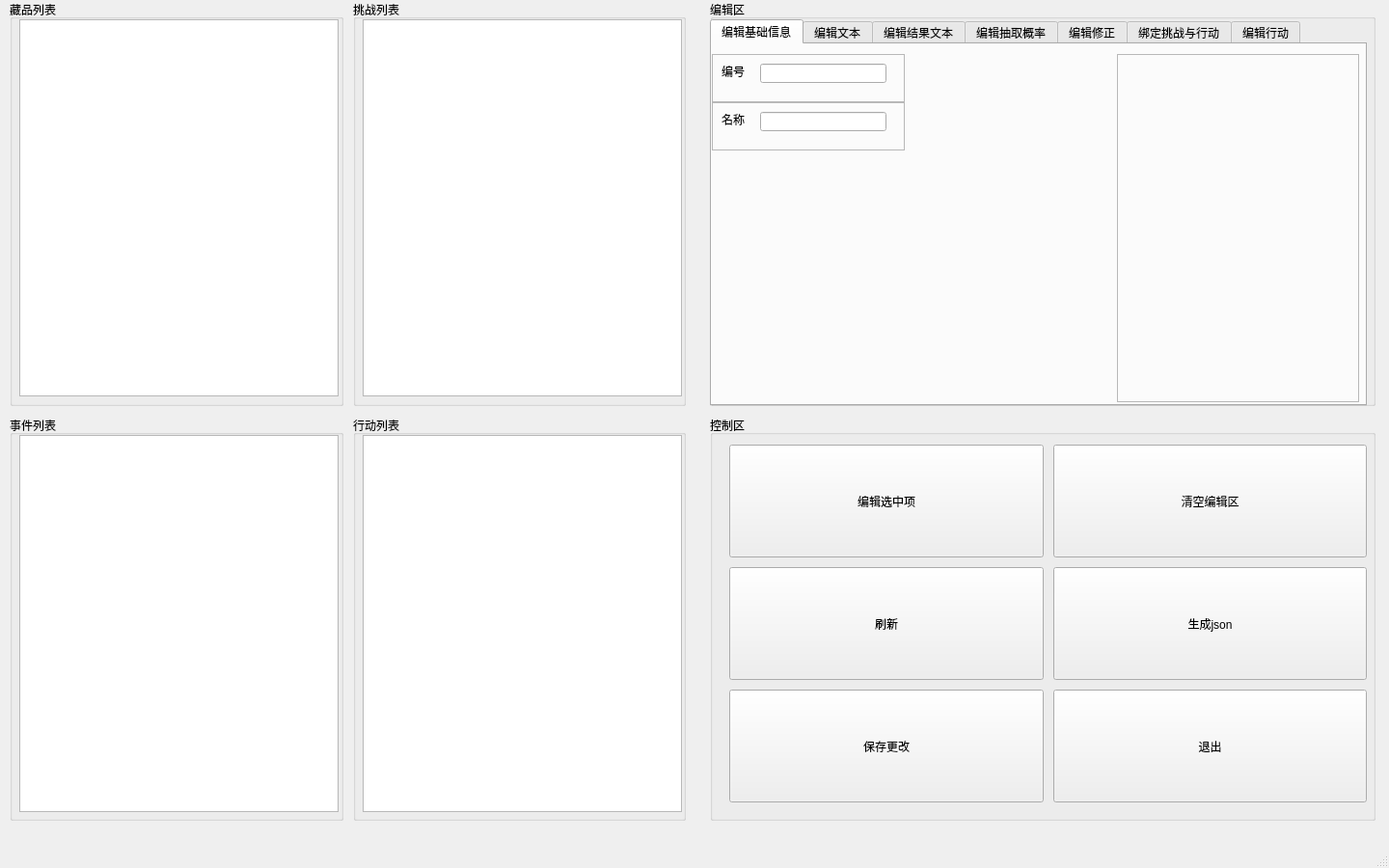
<?xml version="1.0" encoding="UTF-8"?>
<ui version="4.0">
 <class>FormEditor</class>
 <widget class="QMainWindow" name="FormEditor">
  <property name="geometry">
   <rect>
    <x>0</x>
    <y>0</y>
    <width>1440</width>
    <height>900</height>
   </rect>
  </property>
  <property name="windowTitle">
   <string>RogueLife编辑器</string>
  </property>
  <widget class="QWidget" name="centralwidget">
   <widget class="QWidget" name="horizontalLayoutWidget">
    <property name="geometry">
     <rect>
      <x>0</x>
      <y>0</y>
      <width>1441</width>
      <height>851</height>
     </rect>
    </property>
    <layout class="QHBoxLayout" name="horizontalLayout">
     <property name="spacing">
      <number>10</number>
     </property>
     <property name="leftMargin">
      <number>5</number>
     </property>
     <property name="rightMargin">
      <number>5</number>
     </property>
     <item>
      <layout class="QGridLayout" name="gridLayoutList">
       <property name="leftMargin">
        <number>5</number>
       </property>
       <property name="topMargin">
        <number>0</number>
       </property>
       <property name="rightMargin">
        <number>5</number>
       </property>
       <property name="bottomMargin">
        <number>0</number>
       </property>
       <property name="spacing">
        <number>10</number>
       </property>
       <item row="1" column="1">
        <widget class="QGroupBox" name="groupActions">
         <property name="title">
          <string>行动列表</string>
         </property>
         <widget class="QListWidget" name="listActions">
          <property name="geometry">
           <rect>
            <x>10</x>
            <y>20</y>
            <width>331</width>
            <height>391</height>
           </rect>
          </property>
         </widget>
        </widget>
       </item>
       <item row="1" column="0">
        <widget class="QGroupBox" name="groupEvents">
         <property name="title">
          <string>事件列表</string>
         </property>
         <widget class="QListWidget" name="listEvents">
          <property name="geometry">
           <rect>
            <x>10</x>
            <y>20</y>
            <width>331</width>
            <height>391</height>
           </rect>
          </property>
         </widget>
        </widget>
       </item>
       <item row="0" column="1">
        <widget class="QGroupBox" name="groupChallenges">
         <property name="title">
          <string>挑战列表</string>
         </property>
         <widget class="QListWidget" name="listChallenges">
          <property name="geometry">
           <rect>
            <x>10</x>
            <y>20</y>
            <width>331</width>
            <height>391</height>
           </rect>
          </property>
         </widget>
        </widget>
       </item>
       <item row="0" column="0">
        <widget class="QGroupBox" name="groupItems">
         <property name="title">
          <string>藏品列表</string>
         </property>
         <widget class="QListWidget" name="listItems">
          <property name="geometry">
           <rect>
            <x>10</x>
            <y>20</y>
            <width>331</width>
            <height>391</height>
           </rect>
          </property>
         </widget>
        </widget>
       </item>
      </layout>
     </item>
     <item>
      <layout class="QVBoxLayout" name="verticalLayout">
       <property name="leftMargin">
        <number>10</number>
       </property>
       <property name="rightMargin">
        <number>10</number>
       </property>
       <item>
        <widget class="QGroupBox" name="groupEdit">
         <property name="title">
          <string>编辑区</string>
         </property>
         <widget class="QTabWidget" name="tabEdit">
          <property name="geometry">
           <rect>
            <x>0</x>
            <y>20</y>
            <width>681</width>
            <height>401</height>
           </rect>
          </property>
          <property name="currentIndex">
           <number>0</number>
          </property>
          <widget class="QWidget" name="tabBasic">
           <attribute name="title">
            <string>编辑基础信息</string>
           </attribute>
           <widget class="QFrame" name="frameIndex">
            <property name="geometry">
             <rect>
              <x>0</x>
              <y>10</y>
              <width>200</width>
              <height>50</height>
             </rect>
            </property>
            <property name="frameShape">
             <enum>QFrame::StyledPanel</enum>
            </property>
            <property name="frameShadow">
             <enum>QFrame::Raised</enum>
            </property>
            <widget class="QLabel" name="labelIndex">
             <property name="geometry">
              <rect>
               <x>10</x>
               <y>10</y>
               <width>54</width>
               <height>16</height>
              </rect>
             </property>
             <property name="text">
              <string>编号</string>
             </property>
            </widget>
            <widget class="QLineEdit" name="lineIndex">
             <property name="geometry">
              <rect>
               <x>50</x>
               <y>10</y>
               <width>131</width>
               <height>20</height>
              </rect>
             </property>
            </widget>
           </widget>
           <widget class="QFrame" name="frameName">
            <property name="geometry">
             <rect>
              <x>0</x>
              <y>60</y>
              <width>200</width>
              <height>50</height>
             </rect>
            </property>
            <property name="frameShape">
             <enum>QFrame::StyledPanel</enum>
            </property>
            <property name="frameShadow">
             <enum>QFrame::Raised</enum>
            </property>
            <widget class="QLabel" name="labelName">
             <property name="geometry">
              <rect>
               <x>10</x>
               <y>10</y>
               <width>54</width>
               <height>16</height>
              </rect>
             </property>
             <property name="text">
              <string>名称</string>
             </property>
            </widget>
            <widget class="QLineEdit" name="lineName">
             <property name="geometry">
              <rect>
               <x>50</x>
               <y>10</y>
               <width>131</width>
               <height>20</height>
              </rect>
             </property>
            </widget>
           </widget>
           <widget class="QFrame" name="frame_2">
            <property name="geometry">
             <rect>
              <x>420</x>
              <y>10</y>
              <width>251</width>
              <height>361</height>
             </rect>
            </property>
            <property name="frameShape">
             <enum>QFrame::StyledPanel</enum>
            </property>
            <property name="frameShadow">
             <enum>QFrame::Raised</enum>
            </property>
           </widget>
          </widget>
          <widget class="QWidget" name="tabText">
           <attribute name="title">
            <string>编辑文本</string>
           </attribute>
           <widget class="QFrame" name="frameDes">
            <property name="geometry">
             <rect>
              <x>0</x>
              <y>150</y>
              <width>671</width>
              <height>221</height>
             </rect>
            </property>
            <property name="frameShape">
             <enum>QFrame::StyledPanel</enum>
            </property>
            <property name="frameShadow">
             <enum>QFrame::Raised</enum>
            </property>
            <widget class="QLabel" name="labelDes">
             <property name="geometry">
              <rect>
               <x>10</x>
               <y>10</y>
               <width>54</width>
               <height>16</height>
              </rect>
             </property>
             <property name="text">
              <string>描述文本</string>
             </property>
            </widget>
            <widget class="QPlainTextEdit" name="textDes">
             <property name="geometry">
              <rect>
               <x>10</x>
               <y>30</y>
               <width>661</width>
               <height>181</height>
              </rect>
             </property>
            </widget>
           </widget>
           <widget class="QFrame" name="frameEff">
            <property name="geometry">
             <rect>
              <x>0</x>
              <y>0</y>
              <width>671</width>
              <height>151</height>
             </rect>
            </property>
            <property name="frameShape">
             <enum>QFrame::StyledPanel</enum>
            </property>
            <property name="frameShadow">
             <enum>QFrame::Raised</enum>
            </property>
            <widget class="QLabel" name="labelEff">
             <property name="geometry">
              <rect>
               <x>10</x>
               <y>10</y>
               <width>54</width>
               <height>16</height>
              </rect>
             </property>
             <property name="text">
              <string>效果介绍</string>
             </property>
            </widget>
            <widget class="QPlainTextEdit" name="textEff">
             <property name="geometry">
              <rect>
               <x>10</x>
               <y>30</y>
               <width>661</width>
               <height>111</height>
              </rect>
             </property>
            </widget>
           </widget>
          </widget>
          <widget class="QWidget" name="tabResults">
           <attribute name="title">
            <string>编辑结果文本</string>
           </attribute>
           <widget class="QFrame" name="frameDisplayGeneral">
            <property name="geometry">
             <rect>
              <x>0</x>
              <y>0</y>
              <width>671</width>
              <height>131</height>
             </rect>
            </property>
            <property name="frameShape">
             <enum>QFrame::StyledPanel</enum>
            </property>
            <property name="frameShadow">
             <enum>QFrame::Raised</enum>
            </property>
            <widget class="QLabel" name="labelDisplayGeneral">
             <property name="geometry">
              <rect>
               <x>10</x>
               <y>10</y>
               <width>151</width>
               <height>16</height>
              </rect>
             </property>
             <property name="text">
              <string>通用文本(显示在检定之前)</string>
             </property>
            </widget>
            <widget class="QPlainTextEdit" name="textDisplayGeneral">
             <property name="geometry">
              <rect>
               <x>10</x>
               <y>30</y>
               <width>661</width>
               <height>91</height>
              </rect>
             </property>
            </widget>
           </widget>
           <widget class="QFrame" name="frameDisplaySuccess">
            <property name="geometry">
             <rect>
              <x>0</x>
              <y>130</y>
              <width>671</width>
              <height>121</height>
             </rect>
            </property>
            <property name="frameShape">
             <enum>QFrame::StyledPanel</enum>
            </property>
            <property name="frameShadow">
             <enum>QFrame::Raised</enum>
            </property>
            <widget class="QLabel" name="labelDisplaySuccess">
             <property name="geometry">
              <rect>
               <x>10</x>
               <y>10</y>
               <width>151</width>
               <height>16</height>
              </rect>
             </property>
             <property name="text">
              <string>成功文本(检定成功显示)</string>
             </property>
            </widget>
            <widget class="QPlainTextEdit" name="textDisplaySuccess">
             <property name="geometry">
              <rect>
               <x>10</x>
               <y>30</y>
               <width>661</width>
               <height>81</height>
              </rect>
             </property>
            </widget>
           </widget>
           <widget class="QFrame" name="frameDisplayFailure">
            <property name="geometry">
             <rect>
              <x>0</x>
              <y>250</y>
              <width>671</width>
              <height>121</height>
             </rect>
            </property>
            <property name="frameShape">
             <enum>QFrame::StyledPanel</enum>
            </property>
            <property name="frameShadow">
             <enum>QFrame::Raised</enum>
            </property>
            <widget class="QLabel" name="labelDisplayFailure">
             <property name="geometry">
              <rect>
               <x>10</x>
               <y>10</y>
               <width>151</width>
               <height>16</height>
              </rect>
             </property>
             <property name="text">
              <string>失败文本(检定失败显示)</string>
             </property>
            </widget>
            <widget class="QPlainTextEdit" name="textDisplayFailure">
             <property name="geometry">
              <rect>
               <x>10</x>
               <y>30</y>
               <width>661</width>
               <height>81</height>
              </rect>
             </property>
            </widget>
           </widget>
          </widget>
          <widget class="QWidget" name="tabPossibility">
           <attribute name="title">
            <string>编辑抽取概率</string>
           </attribute>
           <widget class="QFrame" name="frameRequire">
            <property name="geometry">
             <rect>
              <x>0</x>
              <y>50</y>
              <width>341</width>
              <height>321</height>
             </rect>
            </property>
            <property name="frameShape">
             <enum>QFrame::StyledPanel</enum>
            </property>
            <property name="frameShadow">
             <enum>QFrame::Raised</enum>
            </property>
            <widget class="QLabel" name="labelRequire">
             <property name="geometry">
              <rect>
               <x>10</x>
               <y>10</y>
               <width>101</width>
               <height>16</height>
              </rect>
             </property>
             <property name="text">
              <string>前提条件关系</string>
             </property>
            </widget>
            <widget class="QListWidget" name="listRequire">
             <property name="geometry">
              <rect>
               <x>10</x>
               <y>40</y>
               <width>241</width>
               <height>271</height>
              </rect>
             </property>
            </widget>
            <widget class="QPushButton" name="buttonAddRequire">
             <property name="geometry">
              <rect>
               <x>260</x>
               <y>40</y>
               <width>75</width>
               <height>24</height>
              </rect>
             </property>
             <property name="text">
              <string>添加</string>
             </property>
            </widget>
            <widget class="QPushButton" name="buttonRemoveRequire">
             <property name="geometry">
              <rect>
               <x>260</x>
               <y>70</y>
               <width>75</width>
               <height>24</height>
              </rect>
             </property>
             <property name="text">
              <string>移除</string>
             </property>
            </widget>
            <widget class="QPushButton" name="buttonClearRequire">
             <property name="geometry">
              <rect>
               <x>260</x>
               <y>100</y>
               <width>75</width>
               <height>24</height>
              </rect>
             </property>
             <property name="text">
              <string>清空</string>
             </property>
            </widget>
            <widget class="QLineEdit" name="lineRequire">
             <property name="geometry">
              <rect>
               <x>210</x>
               <y>10</y>
               <width>113</width>
               <height>20</height>
              </rect>
             </property>
            </widget>
           </widget>
           <widget class="QFrame" name="frameExclude">
            <property name="geometry">
             <rect>
              <x>340</x>
              <y>50</y>
              <width>341</width>
              <height>321</height>
             </rect>
            </property>
            <property name="frameShape">
             <enum>QFrame::StyledPanel</enum>
            </property>
            <property name="frameShadow">
             <enum>QFrame::Raised</enum>
            </property>
            <widget class="QLabel" name="labelExclude">
             <property name="geometry">
              <rect>
               <x>10</x>
               <y>10</y>
               <width>101</width>
               <height>16</height>
              </rect>
             </property>
             <property name="text">
              <string>无法共存关系</string>
             </property>
            </widget>
            <widget class="QListWidget" name="listExclude">
             <property name="geometry">
              <rect>
               <x>10</x>
               <y>40</y>
               <width>241</width>
               <height>271</height>
              </rect>
             </property>
            </widget>
            <widget class="QPushButton" name="buttonAddExclude">
             <property name="geometry">
              <rect>
               <x>260</x>
               <y>40</y>
               <width>75</width>
               <height>24</height>
              </rect>
             </property>
             <property name="text">
              <string>添加</string>
             </property>
            </widget>
            <widget class="QPushButton" name="buttonRemoveExclude">
             <property name="geometry">
              <rect>
               <x>260</x>
               <y>70</y>
               <width>75</width>
               <height>24</height>
              </rect>
             </property>
             <property name="text">
              <string>移除</string>
             </property>
            </widget>
            <widget class="QPushButton" name="buttonClearExclude">
             <property name="geometry">
              <rect>
               <x>260</x>
               <y>100</y>
               <width>75</width>
               <height>24</height>
              </rect>
             </property>
             <property name="text">
              <string>清空</string>
             </property>
            </widget>
            <widget class="QLineEdit" name="lineExclude">
             <property name="geometry">
              <rect>
               <x>210</x>
               <y>10</y>
               <width>113</width>
               <height>20</height>
              </rect>
             </property>
            </widget>
           </widget>
           <widget class="QCheckBox" name="checkExcluisive">
            <property name="geometry">
             <rect>
              <x>10</x>
              <y>10</y>
              <width>79</width>
              <height>20</height>
             </rect>
            </property>
            <property name="text">
             <string>可以抽取</string>
            </property>
           </widget>
           <widget class="QLabel" name="labelPoss">
            <property name="geometry">
             <rect>
              <x>160</x>
              <y>10</y>
              <width>54</width>
              <height>16</height>
             </rect>
            </property>
            <property name="text">
             <string>抽取概率</string>
            </property>
           </widget>
           <widget class="QLineEdit" name="linePoss">
            <property name="geometry">
             <rect>
              <x>220</x>
              <y>10</y>
              <width>141</width>
              <height>20</height>
             </rect>
            </property>
           </widget>
          </widget>
          <widget class="QWidget" name="tabAdjustment">
           <attribute name="title">
            <string>编辑修正</string>
           </attribute>
           <widget class="QFrame" name="frameAdjustment">
            <property name="geometry">
             <rect>
              <x>0</x>
              <y>0</y>
              <width>331</width>
              <height>371</height>
             </rect>
            </property>
            <property name="frameShape">
             <enum>QFrame::StyledPanel</enum>
            </property>
            <property name="frameShadow">
             <enum>QFrame::Raised</enum>
            </property>
            <widget class="QLabel" name="labelAdjustment">
             <property name="geometry">
              <rect>
               <x>10</x>
               <y>10</y>
               <width>101</width>
               <height>16</height>
              </rect>
             </property>
             <property name="text">
              <string>赠与的修正列表</string>
             </property>
            </widget>
            <widget class="QListWidget" name="listAdjustment">
             <property name="geometry">
              <rect>
               <x>10</x>
               <y>31</y>
               <width>201</width>
               <height>331</height>
              </rect>
             </property>
            </widget>
            <widget class="QLabel" name="labelAdjustmentName">
             <property name="geometry">
              <rect>
               <x>220</x>
               <y>10</y>
               <width>54</width>
               <height>16</height>
              </rect>
             </property>
             <property name="text">
              <string>修正名称</string>
             </property>
            </widget>
            <widget class="QLineEdit" name="lineAdjustmentName">
             <property name="geometry">
              <rect>
               <x>220</x>
               <y>30</y>
               <width>101</width>
               <height>20</height>
              </rect>
             </property>
            </widget>
            <widget class="QLabel" name="labelAdjustmentValue">
             <property name="geometry">
              <rect>
               <x>220</x>
               <y>60</y>
               <width>54</width>
               <height>16</height>
              </rect>
             </property>
             <property name="text">
              <string>修正值</string>
             </property>
            </widget>
            <widget class="QLineEdit" name="lineAdjustmentValue">
             <property name="geometry">
              <rect>
               <x>220</x>
               <y>80</y>
               <width>101</width>
               <height>20</height>
              </rect>
             </property>
            </widget>
            <widget class="QPushButton" name="buttonAddAdjustment">
             <property name="geometry">
              <rect>
               <x>220</x>
               <y>110</y>
               <width>75</width>
               <height>24</height>
              </rect>
             </property>
             <property name="text">
              <string>添加修正</string>
             </property>
            </widget>
            <widget class="QPushButton" name="buttonRemoveAdjustment">
             <property name="geometry">
              <rect>
               <x>220</x>
               <y>140</y>
               <width>75</width>
               <height>24</height>
              </rect>
             </property>
             <property name="text">
              <string>移除修正</string>
             </property>
            </widget>
            <widget class="QPushButton" name="buttonClearAdjustment">
             <property name="geometry">
              <rect>
               <x>220</x>
               <y>170</y>
               <width>75</width>
               <height>24</height>
              </rect>
             </property>
             <property name="text">
              <string>清空修正</string>
             </property>
            </widget>
           </widget>
           <widget class="QFrame" name="frameRequiredAdjustment">
            <property name="geometry">
             <rect>
              <x>330</x>
              <y>0</y>
              <width>341</width>
              <height>371</height>
             </rect>
            </property>
            <property name="frameShape">
             <enum>QFrame::StyledPanel</enum>
            </property>
            <property name="frameShadow">
             <enum>QFrame::Raised</enum>
            </property>
            <widget class="QLabel" name="labelRequiredAdjustment">
             <property name="geometry">
              <rect>
               <x>10</x>
               <y>10</y>
               <width>121</width>
               <height>16</height>
              </rect>
             </property>
             <property name="text">
              <string>挑战需求的修正列表</string>
             </property>
            </widget>
            <widget class="QListWidget" name="listRequiredAdjustment">
             <property name="geometry">
              <rect>
               <x>10</x>
               <y>31</y>
               <width>201</width>
               <height>331</height>
              </rect>
             </property>
            </widget>
            <widget class="QLabel" name="labelRequiredAdjustmentName">
             <property name="geometry">
              <rect>
               <x>220</x>
               <y>10</y>
               <width>54</width>
               <height>16</height>
              </rect>
             </property>
             <property name="text">
              <string>修正名称</string>
             </property>
            </widget>
            <widget class="QLineEdit" name="lineRequiredAdjustmentName">
             <property name="geometry">
              <rect>
               <x>220</x>
               <y>30</y>
               <width>111</width>
               <height>20</height>
              </rect>
             </property>
            </widget>
            <widget class="QLabel" name="labelRequiredAdjustmentValue">
             <property name="geometry">
              <rect>
               <x>220</x>
               <y>60</y>
               <width>54</width>
               <height>16</height>
              </rect>
             </property>
             <property name="text">
              <string>修正值</string>
             </property>
            </widget>
            <widget class="QLineEdit" name="lineRequiredAdjustmentValue">
             <property name="geometry">
              <rect>
               <x>220</x>
               <y>80</y>
               <width>111</width>
               <height>20</height>
              </rect>
             </property>
            </widget>
            <widget class="QPushButton" name="buttonAddRequiredAdjustment">
             <property name="geometry">
              <rect>
               <x>220</x>
               <y>110</y>
               <width>75</width>
               <height>24</height>
              </rect>
             </property>
             <property name="text">
              <string>添加修正</string>
             </property>
            </widget>
            <widget class="QPushButton" name="buttonRemoveRequiredAdjustment">
             <property name="geometry">
              <rect>
               <x>220</x>
               <y>140</y>
               <width>75</width>
               <height>24</height>
              </rect>
             </property>
             <property name="text">
              <string>移除修正</string>
             </property>
            </widget>
            <widget class="QPushButton" name="buttonClearRequiredAdjustment">
             <property name="geometry">
              <rect>
               <x>220</x>
               <y>170</y>
               <width>75</width>
               <height>24</height>
              </rect>
             </property>
             <property name="text">
              <string>清空修正</string>
             </property>
            </widget>
           </widget>
          </widget>
          <widget class="QWidget" name="tabBind">
           <attribute name="title">
            <string>绑定挑战与行动</string>
           </attribute>
           <widget class="QFrame" name="frameBindChallenge">
            <property name="geometry">
             <rect>
              <x>0</x>
              <y>0</y>
              <width>341</width>
              <height>371</height>
             </rect>
            </property>
            <property name="frameShape">
             <enum>QFrame::StyledPanel</enum>
            </property>
            <property name="frameShadow">
             <enum>QFrame::Raised</enum>
            </property>
            <widget class="QLabel" name="labelBindChallenge">
             <property name="geometry">
              <rect>
               <x>10</x>
               <y>10</y>
               <width>101</width>
               <height>16</height>
              </rect>
             </property>
             <property name="text">
              <string>绑定的挑战列表</string>
             </property>
            </widget>
            <widget class="QListWidget" name="listChallenge">
             <property name="geometry">
              <rect>
               <x>10</x>
               <y>40</y>
               <width>241</width>
               <height>321</height>
              </rect>
             </property>
            </widget>
            <widget class="QPushButton" name="buttonAddChallenge">
             <property name="geometry">
              <rect>
               <x>260</x>
               <y>40</y>
               <width>75</width>
               <height>24</height>
              </rect>
             </property>
             <property name="text">
              <string>添加</string>
             </property>
            </widget>
            <widget class="QPushButton" name="buttonRemoveChallenge">
             <property name="geometry">
              <rect>
               <x>260</x>
               <y>70</y>
               <width>75</width>
               <height>24</height>
              </rect>
             </property>
             <property name="text">
              <string>移除</string>
             </property>
            </widget>
            <widget class="QPushButton" name="buttonClearChallenge">
             <property name="geometry">
              <rect>
               <x>260</x>
               <y>100</y>
               <width>75</width>
               <height>24</height>
              </rect>
             </property>
             <property name="text">
              <string>清空</string>
             </property>
            </widget>
            <widget class="QLineEdit" name="lineChallenge">
             <property name="geometry">
              <rect>
               <x>210</x>
               <y>10</y>
               <width>113</width>
               <height>20</height>
              </rect>
             </property>
            </widget>
           </widget>
           <widget class="QFrame" name="frameBindAction">
            <property name="geometry">
             <rect>
              <x>340</x>
              <y>0</y>
              <width>341</width>
              <height>371</height>
             </rect>
            </property>
            <property name="frameShape">
             <enum>QFrame::StyledPanel</enum>
            </property>
            <property name="frameShadow">
             <enum>QFrame::Raised</enum>
            </property>
            <widget class="QLabel" name="labelBindAction">
             <property name="geometry">
              <rect>
               <x>10</x>
               <y>10</y>
               <width>101</width>
               <height>16</height>
              </rect>
             </property>
             <property name="text">
              <string>绑定的行动列表</string>
             </property>
            </widget>
            <widget class="QListWidget" name="listAction">
             <property name="geometry">
              <rect>
               <x>10</x>
               <y>40</y>
               <width>241</width>
               <height>321</height>
              </rect>
             </property>
            </widget>
            <widget class="QPushButton" name="buttonAddAction">
             <property name="geometry">
              <rect>
               <x>260</x>
               <y>40</y>
               <width>75</width>
               <height>24</height>
              </rect>
             </property>
             <property name="text">
              <string>添加</string>
             </property>
            </widget>
            <widget class="QPushButton" name="buttonRemoveAction">
             <property name="geometry">
              <rect>
               <x>260</x>
               <y>70</y>
               <width>75</width>
               <height>24</height>
              </rect>
             </property>
             <property name="text">
              <string>移除</string>
             </property>
            </widget>
            <widget class="QPushButton" name="buttonClearAction">
             <property name="geometry">
              <rect>
               <x>260</x>
               <y>100</y>
               <width>75</width>
               <height>24</height>
              </rect>
             </property>
             <property name="text">
              <string>清空</string>
             </property>
            </widget>
            <widget class="QLineEdit" name="lineAction">
             <property name="geometry">
              <rect>
               <x>210</x>
               <y>10</y>
               <width>113</width>
               <height>20</height>
              </rect>
             </property>
            </widget>
           </widget>
          </widget>
          <widget class="QWidget" name="tabAction">
           <attribute name="title">
            <string>编辑行动</string>
           </attribute>
           <widget class="QFrame" name="frameRequirePoint">
            <property name="geometry">
             <rect>
              <x>0</x>
              <y>0</y>
              <width>211</width>
              <height>50</height>
             </rect>
            </property>
            <property name="frameShape">
             <enum>QFrame::StyledPanel</enum>
            </property>
            <property name="frameShadow">
             <enum>QFrame::Raised</enum>
            </property>
            <widget class="QLabel" name="labelRequirePoint">
             <property name="geometry">
              <rect>
               <x>10</x>
               <y>10</y>
               <width>81</width>
               <height>16</height>
              </rect>
             </property>
             <property name="text">
              <string>成功需要点数</string>
             </property>
            </widget>
            <widget class="QLineEdit" name="lineRequirePoint">
             <property name="geometry">
              <rect>
               <x>100</x>
               <y>10</y>
               <width>101</width>
               <height>20</height>
              </rect>
             </property>
            </widget>
           </widget>
           <widget class="QFrame" name="frameSuccessEvent">
            <property name="geometry">
             <rect>
              <x>0</x>
              <y>50</y>
              <width>231</width>
              <height>50</height>
             </rect>
            </property>
            <property name="frameShape">
             <enum>QFrame::StyledPanel</enum>
            </property>
            <property name="frameShadow">
             <enum>QFrame::Raised</enum>
            </property>
            <widget class="QLabel" name="labelSuccessEvent">
             <property name="geometry">
              <rect>
               <x>10</x>
               <y>10</y>
               <width>81</width>
               <height>16</height>
              </rect>
             </property>
             <property name="text">
              <string>成功触发事件</string>
             </property>
            </widget>
            <widget class="QLineEdit" name="lineSuccessEvent">
             <property name="geometry">
              <rect>
               <x>90</x>
               <y>10</y>
               <width>131</width>
               <height>20</height>
              </rect>
             </property>
            </widget>
           </widget>
           <widget class="QFrame" name="frameFailureEvent">
            <property name="geometry">
             <rect>
              <x>0</x>
              <y>100</y>
              <width>231</width>
              <height>50</height>
             </rect>
            </property>
            <property name="frameShape">
             <enum>QFrame::StyledPanel</enum>
            </property>
            <property name="frameShadow">
             <enum>QFrame::Raised</enum>
            </property>
            <widget class="QLabel" name="labelFailureEvent">
             <property name="geometry">
              <rect>
               <x>10</x>
               <y>10</y>
               <width>81</width>
               <height>16</height>
              </rect>
             </property>
             <property name="text">
              <string>失败触发事件</string>
             </property>
            </widget>
            <widget class="QLineEdit" name="lineFailureEvent">
             <property name="geometry">
              <rect>
               <x>90</x>
               <y>10</y>
               <width>131</width>
               <height>20</height>
              </rect>
             </property>
            </widget>
           </widget>
           <widget class="QFrame" name="frameBigSuccessEvent">
            <property name="geometry">
             <rect>
              <x>0</x>
              <y>150</y>
              <width>261</width>
              <height>50</height>
             </rect>
            </property>
            <property name="frameShape">
             <enum>QFrame::StyledPanel</enum>
            </property>
            <property name="frameShadow">
             <enum>QFrame::Raised</enum>
            </property>
            <widget class="QLabel" name="labelBigSuccessEvent">
             <property name="geometry">
              <rect>
               <x>10</x>
               <y>10</y>
               <width>91</width>
               <height>16</height>
              </rect>
             </property>
             <property name="text">
              <string>大成功触发事件</string>
             </property>
            </widget>
            <widget class="QLineEdit" name="lineBigSuccessEvent">
             <property name="geometry">
              <rect>
               <x>110</x>
               <y>10</y>
               <width>141</width>
               <height>20</height>
              </rect>
             </property>
            </widget>
           </widget>
           <widget class="QFrame" name="frameBigFailureEvent">
            <property name="geometry">
             <rect>
              <x>0</x>
              <y>200</y>
              <width>261</width>
              <height>50</height>
             </rect>
            </property>
            <property name="frameShape">
             <enum>QFrame::StyledPanel</enum>
            </property>
            <property name="frameShadow">
             <enum>QFrame::Raised</enum>
            </property>
            <widget class="QLabel" name="labelBigFailureEvent">
             <property name="geometry">
              <rect>
               <x>10</x>
               <y>10</y>
               <width>91</width>
               <height>16</height>
              </rect>
             </property>
             <property name="text">
              <string>大失败触发事件</string>
             </property>
            </widget>
            <widget class="QLineEdit" name="lineBigFailureEvent">
             <property name="geometry">
              <rect>
               <x>110</x>
               <y>10</y>
               <width>141</width>
               <height>20</height>
              </rect>
             </property>
            </widget>
           </widget>
           <widget class="QFrame" name="frameConvertAdjustment">
            <property name="geometry">
             <rect>
              <x>330</x>
              <y>0</y>
              <width>341</width>
              <height>371</height>
             </rect>
            </property>
            <property name="frameShape">
             <enum>QFrame::StyledPanel</enum>
            </property>
            <property name="frameShadow">
             <enum>QFrame::Raised</enum>
            </property>
            <widget class="QLabel" name="labelConvertAdjustment">
             <property name="geometry">
              <rect>
               <x>10</x>
               <y>10</y>
               <width>141</width>
               <height>16</height>
              </rect>
             </property>
             <property name="text">
              <string>可以转换点数的修正列表</string>
             </property>
            </widget>
            <widget class="QListWidget" name="listConvertAdjustment">
             <property name="geometry">
              <rect>
               <x>10</x>
               <y>31</y>
               <width>201</width>
               <height>331</height>
              </rect>
             </property>
            </widget>
            <widget class="QLabel" name="labelConvertAdjustmentName">
             <property name="geometry">
              <rect>
               <x>220</x>
               <y>10</y>
               <width>54</width>
               <height>16</height>
              </rect>
             </property>
             <property name="text">
              <string>修正名称</string>
             </property>
            </widget>
            <widget class="QLineEdit" name="lineConvertAdjustmentName">
             <property name="geometry">
              <rect>
               <x>220</x>
               <y>30</y>
               <width>111</width>
               <height>20</height>
              </rect>
             </property>
            </widget>
            <widget class="QLabel" name="labelConvertAdjustmentCoef">
             <property name="geometry">
              <rect>
               <x>220</x>
               <y>60</y>
               <width>54</width>
               <height>16</height>
              </rect>
             </property>
             <property name="text">
              <string>转换系数</string>
             </property>
            </widget>
            <widget class="QLineEdit" name="lineConvertAdjustmentCoef">
             <property name="geometry">
              <rect>
               <x>220</x>
               <y>80</y>
               <width>111</width>
               <height>20</height>
              </rect>
             </property>
            </widget>
            <widget class="QPushButton" name="buttonAddConvertAdjustment">
             <property name="geometry">
              <rect>
               <x>220</x>
               <y>110</y>
               <width>75</width>
               <height>24</height>
              </rect>
             </property>
             <property name="text">
              <string>添加修正</string>
             </property>
            </widget>
            <widget class="QPushButton" name="buttonRemoveConvertAdjustment">
             <property name="geometry">
              <rect>
               <x>220</x>
               <y>140</y>
               <width>75</width>
               <height>24</height>
              </rect>
             </property>
             <property name="text">
              <string>移除修正</string>
             </property>
            </widget>
            <widget class="QPushButton" name="buttonClearConvertAdjustment">
             <property name="geometry">
              <rect>
               <x>220</x>
               <y>170</y>
               <width>75</width>
               <height>24</height>
              </rect>
             </property>
             <property name="text">
              <string>清空修正</string>
             </property>
            </widget>
           </widget>
          </widget>
         </widget>
        </widget>
       </item>
       <item>
        <widget class="QGroupBox" name="groupOperation">
         <property name="title">
          <string>控制区</string>
         </property>
         <widget class="QWidget" name="gridLayoutWidget_2">
          <property name="geometry">
           <rect>
            <x>10</x>
            <y>20</y>
            <width>681</width>
            <height>391</height>
           </rect>
          </property>
          <layout class="QGridLayout" name="gridLayoutOperations">
           <property name="leftMargin">
            <number>10</number>
           </property>
           <property name="topMargin">
            <number>10</number>
           </property>
           <property name="rightMargin">
            <number>10</number>
           </property>
           <property name="bottomMargin">
            <number>10</number>
           </property>
           <property name="spacing">
            <number>10</number>
           </property>
           <item row="2" column="1">
            <widget class="QPushButton" name="buttonQuit">
             <property name="sizePolicy">
              <sizepolicy hsizetype="Minimum" vsizetype="Minimum">
               <horstretch>0</horstretch>
               <verstretch>0</verstretch>
              </sizepolicy>
             </property>
             <property name="text">
              <string>退出</string>
             </property>
            </widget>
           </item>
           <item row="1" column="0">
            <widget class="QPushButton" name="buttonRefresh">
             <property name="sizePolicy">
              <sizepolicy hsizetype="Minimum" vsizetype="Minimum">
               <horstretch>0</horstretch>
               <verstretch>0</verstretch>
              </sizepolicy>
             </property>
             <property name="text">
              <string>刷新</string>
             </property>
            </widget>
           </item>
           <item row="1" column="1">
            <widget class="QPushButton" name="buttonJson">
             <property name="sizePolicy">
              <sizepolicy hsizetype="Minimum" vsizetype="Minimum">
               <horstretch>0</horstretch>
               <verstretch>0</verstretch>
              </sizepolicy>
             </property>
             <property name="text">
              <string>生成json</string>
             </property>
            </widget>
           </item>
           <item row="2" column="0">
            <widget class="QPushButton" name="buttonSave">
             <property name="sizePolicy">
              <sizepolicy hsizetype="Minimum" vsizetype="Minimum">
               <horstretch>0</horstretch>
               <verstretch>0</verstretch>
              </sizepolicy>
             </property>
             <property name="text">
              <string>保存更改</string>
             </property>
            </widget>
           </item>
           <item row="0" column="0">
            <widget class="QPushButton" name="buttonEdit">
             <property name="sizePolicy">
              <sizepolicy hsizetype="Minimum" vsizetype="Minimum">
               <horstretch>0</horstretch>
               <verstretch>0</verstretch>
              </sizepolicy>
             </property>
             <property name="text">
              <string>编辑选中项</string>
             </property>
            </widget>
           </item>
           <item row="0" column="1">
            <widget class="QPushButton" name="buttonClear">
             <property name="sizePolicy">
              <sizepolicy hsizetype="Minimum" vsizetype="Minimum">
               <horstretch>0</horstretch>
               <verstretch>0</verstretch>
              </sizepolicy>
             </property>
             <property name="text">
              <string>清空编辑区</string>
             </property>
            </widget>
           </item>
          </layout>
         </widget>
        </widget>
       </item>
      </layout>
     </item>
    </layout>
   </widget>
  </widget>
  <widget class="QMenuBar" name="menubar">
   <property name="geometry">
    <rect>
     <x>0</x>
     <y>0</y>
     <width>1440</width>
     <height>22</height>
    </rect>
   </property>
  </widget>
  <widget class="QStatusBar" name="statusbar"/>
 </widget>
 <resources/>
 <connections/>
</ui>
